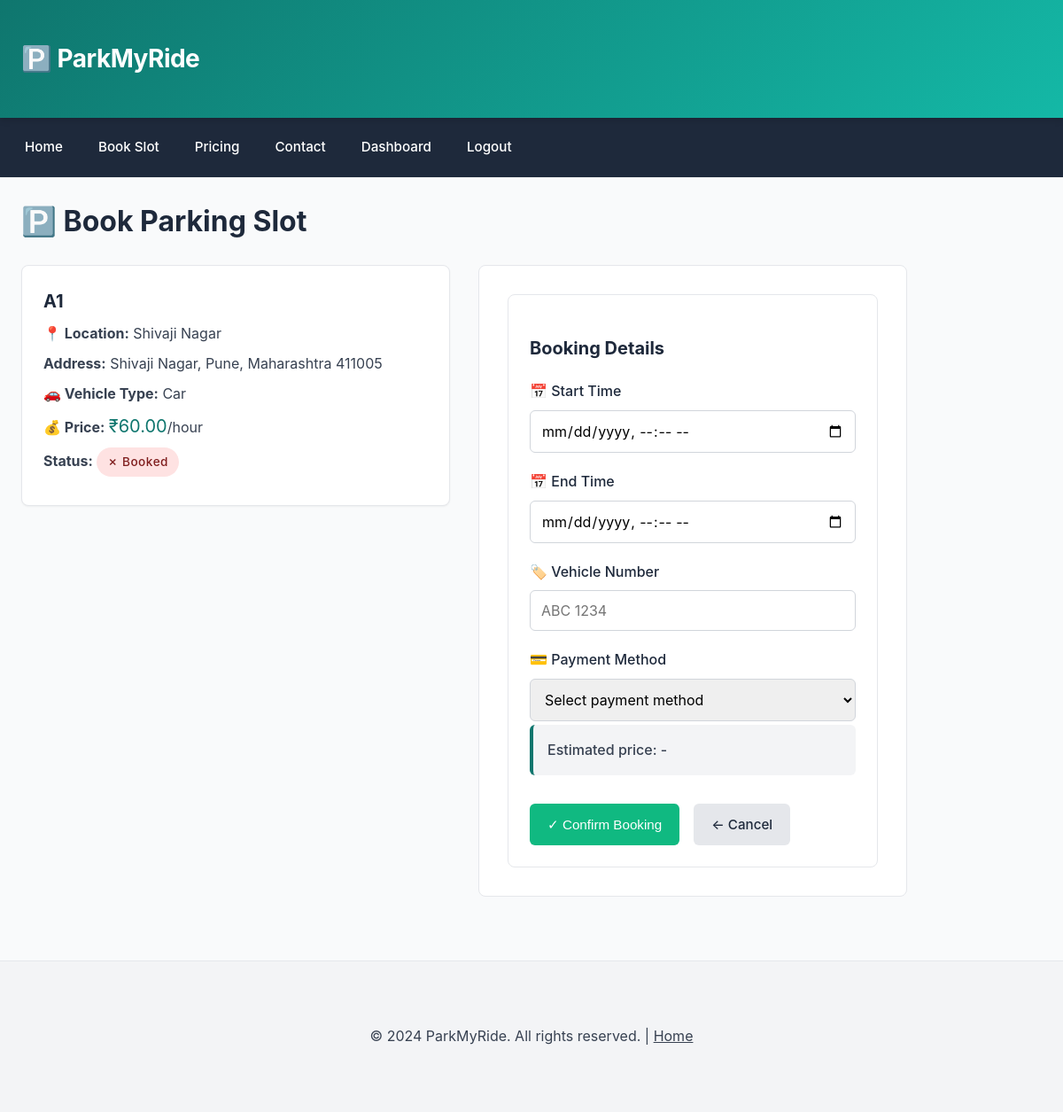
The page /book/5/ (signed in) on the database its author committed.
### parking/models.py (models this page shows, shortened)
class ParkingSlot(models.Model):
    slot_name = models.CharField(max_length=100)
    location = models.ForeignKey(Location, on_delete=models.CASCADE)
    vehicle_type = models.CharField(max_length=10, choices=VEHICLE_CHOICES)
    hourly_price = models.DecimalField(max_digits=6, decimal_places=2)
    is_available = models.BooleanField(default=True)
    description = models.CharField(max_length=255, blank=True)

class Location(models.Model):
    name = models.CharField(max_length=200)
    address = models.TextField()

### bookings/views.py (the view, shortened to what this page needs)
# urls.py: path('book/<int:slot_id>/', views.book_slot, name='book'),
@login_required
def book_slot(request, slot_id):
    slot = get_object_or_404(ParkingSlot, id=slot_id)
    return render(request, 'book.html', {'slot': slot})

### parking/templatetags/currency.py (called while the page is built)
@register.filter
def inr(value):
    try:
        amount = float(value)
        s = f"{amount:,.2f}"
        return f"₹{s}"
    except Exception:
        try:
            return f"₹{float(value):.2f}"
        except Exception:
            return value

### templates/book.html (shortened to what this page needs)
{% extends 'base.html' %}
{% block content %}
<h2>🅿️ Book Parking Slot</h2>
<div style="display: grid; grid-template-columns: 1fr 1fr; gap: 2rem; max-width: 1000px;">
  <div>
    <div class="card">
      <h3>{{ slot.slot_name }}</h3>
      <p><strong>📍 Location:</strong> {{ slot.location.name }}</p>
      <p><strong>Address:</strong> {{ slot.location.address }}</p>
      <p><strong>🚗 Vehicle Type:</strong> {{ slot.vehicle_type }}</p>
      <p><strong>💰 Price:</strong> <span style="font-size: 1.25rem; color: var(--teal);">{{ slot.hourly_price|inr }}</span>/hour</p>
      <p>
        <strong>Status:</strong>
        {% if slot.is_available %}
          <span class="badge available">✓ Available</span>
        {% else %}
          <span class="badge busy">✗ Booked</span>
        {% endif %}
      </p>
    </div>
  </div>
  <form method="post" action="" id="bookForm">
    <div style="background: #fff; padding: 1.5rem; border-radius: 8px; border: 1px solid var(--gray-200);">
      <h3>Booking Details</h3>
      <label for="start_time">📅 Start Time</label>
      <input type="datetime-local" id="start_time" name="start_time" required>
      <label for="end_time">📅 End Time</label>
      <input type="datetime-local" id="end_time" name="end_time" required>
      <label for="vehicle_number">🏷️ Vehicle Number</label>
      <input type="text" id="vehicle_number" name="vehicle_number" placeholder="ABC 1234" required pattern="[A-Z]{2}[A-Z]?\s?[0-9]{2,4}">
      <label for="payment_method">💳 Payment Method</label>
      <select id="payment_method" name="payment_method" required>
        <option value="">Select payment method</option>
      </select>
      <div id="pricePreview">Estimated price: -</div>
      <div class="form-actions">
        <button class="btn green" type="submit" id="submitBtn">✓ Confirm Booking</button>
        <a class="btn" href="/search/">← Cancel</a>
      </div>
    </div>
  </form>
</div>
{% endblock %}

### static/css/global.css (style rules this page uses)
:root { --teal: #0f766e; --teal-light: #14b8a6; --dark: #1e293b; --gray-50: #f9fafb; --gray-100: #f3f4f6; --gray-200: #e5e7eb; --gray-300: #d1d5db; --gray-700: #374151; --green: #10b981; --green-dark: #059669; --red: #ef4444; --amber: #f59e0b; --shadow-sm: 0 1px 2px rgba(0, 0, 0, 0.05); --shadow-md: 0 4px 6px rgba(0, 0, 0, 0.1); --shadow-lg: 0 10px 15px rgba(0, 0, 0, 0.1); --transition: all 0.3s ease; }
* { box-sizing: border-box; }
html { scroll-behavior: smooth; }
body { font-family: -apple-system, BlinkMacSystemFont, 'Segoe UI', Roboto, 'Helvetica Neue', Arial, sans-serif; margin: 0; color: var(--dark); background: var(--gray-50); line-height: 1.6; }
.card { background: #fff; border: 1px solid var(--gray-200); padding: 1.5rem; border-radius: 8px; box-shadow: var(--shadow-sm); transition: var(--transition); overflow: hidden; }
.card h3 { margin: 0 0 0.5rem 0; font-size: 1.25rem; color: var(--dark); }
.card p { margin: 0.5rem 0; color: var(--gray-700); }
.btn { display: inline-block; padding: 0.7rem 1.25rem; border-radius: 6px; background: var(--gray-200); color: var(--dark); text-decoration: none; border: none; cursor: pointer; transition: var(--transition); font-weight: 500; font-size: 0.95rem; text-align: center; }
.btn.green { background: var(--green); color: #fff; }
.badge { display: inline-block; padding: 0.35rem 0.75rem; border-radius: 20px; font-size: 0.85rem; font-weight: 500; letter-spacing: 0.5px; }
.badge.busy { background: #fee2e2; color: #7f1d1d; }
form { background: #fff; padding: 2rem; border-radius: 8px; border: 1px solid var(--gray-200); max-width: 600px; }
label { display: block; margin-top: 1rem; margin-bottom: 0.5rem; font-weight: 500; color: var(--dark); }
input, select, textarea { width: 100%; padding: 0.75rem; border: 1px solid var(--gray-300); border-radius: 6px; font-family: inherit; font-size: 1rem; transition: var(--transition); margin-bottom: 0.25rem; }
.form-actions { margin-top: 2rem; display: flex; gap: 1rem; flex-wrap: wrap; }
h2 { margin: 0 0 1.5rem 0; font-size: 2rem; font-weight: 700; color: var(--dark); }
h3 { font-size: 1.25rem; }
#pricePreview { background: var(--gray-100); padding: 1rem; border-radius: 6px; border-left: 4px solid var(--teal); font-weight: 500; color: var(--dark); }

### rows shown on the page
ParkingSlot: slot_name "A1", location.name "Shivaji Nagar", location.address "Shivaji Nagar, Pune, Maharashtra 411005", vehicle_type "Car", hourly_price|inr "₹60.00"
